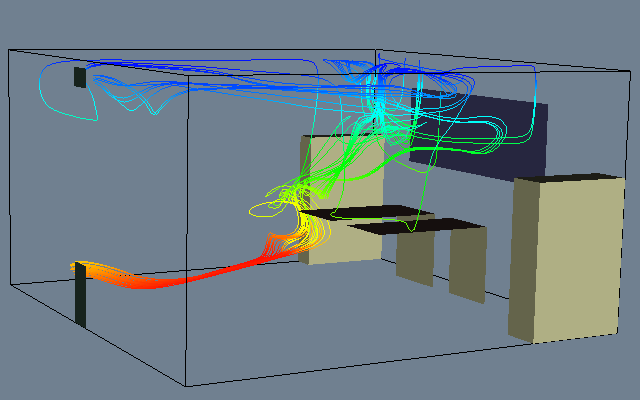

Write the Python code that produced this figure.
#!/usr/bin/env python

# Visualize office airflow using streamlines seeded near the bookshelf.

import os
from pathlib import Path

# Factory overrides: importing these modules registers the OpenGL rendering
# and interaction style implementations for vtkRenderingCore factory classes.
import vtkmodules.vtkInteractionStyle  # noqa: F401
import vtkmodules.vtkRenderingOpenGL2  # noqa: F401

# VTK pipeline classes used in this example
from vtkmodules.vtkFiltersCore import vtkStructuredGridOutlineFilter
from vtkmodules.vtkFiltersFlowPaths import vtkStreamTracer
from vtkmodules.vtkFiltersGeometry import vtkStructuredGridGeometryFilter
from vtkmodules.vtkFiltersSources import vtkPointSource
from vtkmodules.vtkIOLegacy import vtkDataSetReader
from vtkmodules.vtkRenderingCore import (
    vtkActor,
    vtkCamera,
    vtkPolyDataMapper,
    vtkRenderWindow,
    vtkRenderWindowInteractor,
    vtkRenderer,
)

# Colors (normalized RGB)
slate_gray = (0.439, 0.502, 0.565)
table_top = (0.59, 0.427, 0.392)
filing_cabinet = (0.8, 0.8, 0.6)
book_shelf = (0.8, 0.8, 0.6)
window_color = (0.3, 0.3, 0.5)
lamp_black = (0.180, 0.282, 0.231)
black = (0.0, 0.0, 0.0)

# Data directory
data_dir = Path(os.environ.get("VPE_DATA_DIR", Path(__file__).parent))

# Reader: load office CFD structured grid
reader = vtkDataSetReader()
reader.SetFileName(str(data_dir / "office.binary.vtk"))

sg = reader.GetStructuredGridOutput()

# Furniture geometry: 19 surface pieces

furn_geom_0 = vtkStructuredGridGeometryFilter()
furn_geom_0.SetInputData(sg)
furn_geom_0.SetExtent(11, 15, 7, 9, 8, 8)

furn_mapper_0 = vtkPolyDataMapper()
furn_mapper_0.SetInputConnection(furn_geom_0.GetOutputPort())
furn_mapper_0.ScalarVisibilityOff()

furn_actor_0 = vtkActor()
furn_actor_0.SetMapper(furn_mapper_0)
furn_actor_0.GetProperty().SetColor(table_top)

furn_geom_1 = vtkStructuredGridGeometryFilter()
furn_geom_1.SetInputData(sg)
furn_geom_1.SetExtent(11, 15, 10, 12, 8, 8)

furn_mapper_1 = vtkPolyDataMapper()
furn_mapper_1.SetInputConnection(furn_geom_1.GetOutputPort())
furn_mapper_1.ScalarVisibilityOff()

furn_actor_1 = vtkActor()
furn_actor_1.SetMapper(furn_mapper_1)
furn_actor_1.GetProperty().SetColor(table_top)

furn_geom_2 = vtkStructuredGridGeometryFilter()
furn_geom_2.SetInputData(sg)
furn_geom_2.SetExtent(15, 15, 7, 9, 0, 8)

furn_mapper_2 = vtkPolyDataMapper()
furn_mapper_2.SetInputConnection(furn_geom_2.GetOutputPort())
furn_mapper_2.ScalarVisibilityOff()

furn_actor_2 = vtkActor()
furn_actor_2.SetMapper(furn_mapper_2)
furn_actor_2.GetProperty().SetColor(filing_cabinet)

furn_geom_3 = vtkStructuredGridGeometryFilter()
furn_geom_3.SetInputData(sg)
furn_geom_3.SetExtent(15, 15, 10, 12, 0, 8)

furn_mapper_3 = vtkPolyDataMapper()
furn_mapper_3.SetInputConnection(furn_geom_3.GetOutputPort())
furn_mapper_3.ScalarVisibilityOff()

furn_actor_3 = vtkActor()
furn_actor_3.SetMapper(furn_mapper_3)
furn_actor_3.GetProperty().SetColor(filing_cabinet)

furn_geom_4 = vtkStructuredGridGeometryFilter()
furn_geom_4.SetInputData(sg)
furn_geom_4.SetExtent(13, 13, 0, 4, 0, 11)

furn_mapper_4 = vtkPolyDataMapper()
furn_mapper_4.SetInputConnection(furn_geom_4.GetOutputPort())
furn_mapper_4.ScalarVisibilityOff()

furn_actor_4 = vtkActor()
furn_actor_4.SetMapper(furn_mapper_4)
furn_actor_4.GetProperty().SetColor(book_shelf)

furn_geom_5 = vtkStructuredGridGeometryFilter()
furn_geom_5.SetInputData(sg)
furn_geom_5.SetExtent(20, 20, 0, 4, 0, 11)

furn_mapper_5 = vtkPolyDataMapper()
furn_mapper_5.SetInputConnection(furn_geom_5.GetOutputPort())
furn_mapper_5.ScalarVisibilityOff()

furn_actor_5 = vtkActor()
furn_actor_5.SetMapper(furn_mapper_5)
furn_actor_5.GetProperty().SetColor(book_shelf)

furn_geom_6 = vtkStructuredGridGeometryFilter()
furn_geom_6.SetInputData(sg)
furn_geom_6.SetExtent(13, 20, 0, 0, 0, 11)

furn_mapper_6 = vtkPolyDataMapper()
furn_mapper_6.SetInputConnection(furn_geom_6.GetOutputPort())
furn_mapper_6.ScalarVisibilityOff()

furn_actor_6 = vtkActor()
furn_actor_6.SetMapper(furn_mapper_6)
furn_actor_6.GetProperty().SetColor(book_shelf)

furn_geom_7 = vtkStructuredGridGeometryFilter()
furn_geom_7.SetInputData(sg)
furn_geom_7.SetExtent(13, 20, 4, 4, 0, 11)

furn_mapper_7 = vtkPolyDataMapper()
furn_mapper_7.SetInputConnection(furn_geom_7.GetOutputPort())
furn_mapper_7.ScalarVisibilityOff()

furn_actor_7 = vtkActor()
furn_actor_7.SetMapper(furn_mapper_7)
furn_actor_7.GetProperty().SetColor(book_shelf)

furn_geom_8 = vtkStructuredGridGeometryFilter()
furn_geom_8.SetInputData(sg)
furn_geom_8.SetExtent(13, 20, 0, 4, 0, 0)

furn_mapper_8 = vtkPolyDataMapper()
furn_mapper_8.SetInputConnection(furn_geom_8.GetOutputPort())
furn_mapper_8.ScalarVisibilityOff()

furn_actor_8 = vtkActor()
furn_actor_8.SetMapper(furn_mapper_8)
furn_actor_8.GetProperty().SetColor(book_shelf)

furn_geom_9 = vtkStructuredGridGeometryFilter()
furn_geom_9.SetInputData(sg)
furn_geom_9.SetExtent(13, 20, 0, 4, 11, 11)

furn_mapper_9 = vtkPolyDataMapper()
furn_mapper_9.SetInputConnection(furn_geom_9.GetOutputPort())
furn_mapper_9.ScalarVisibilityOff()

furn_actor_9 = vtkActor()
furn_actor_9.SetMapper(furn_mapper_9)
furn_actor_9.GetProperty().SetColor(book_shelf)

furn_geom_10 = vtkStructuredGridGeometryFilter()
furn_geom_10.SetInputData(sg)
furn_geom_10.SetExtent(13, 13, 15, 19, 0, 11)

furn_mapper_10 = vtkPolyDataMapper()
furn_mapper_10.SetInputConnection(furn_geom_10.GetOutputPort())
furn_mapper_10.ScalarVisibilityOff()

furn_actor_10 = vtkActor()
furn_actor_10.SetMapper(furn_mapper_10)
furn_actor_10.GetProperty().SetColor(book_shelf)

furn_geom_11 = vtkStructuredGridGeometryFilter()
furn_geom_11.SetInputData(sg)
furn_geom_11.SetExtent(20, 20, 15, 19, 0, 11)

furn_mapper_11 = vtkPolyDataMapper()
furn_mapper_11.SetInputConnection(furn_geom_11.GetOutputPort())
furn_mapper_11.ScalarVisibilityOff()

furn_actor_11 = vtkActor()
furn_actor_11.SetMapper(furn_mapper_11)
furn_actor_11.GetProperty().SetColor(book_shelf)

furn_geom_12 = vtkStructuredGridGeometryFilter()
furn_geom_12.SetInputData(sg)
furn_geom_12.SetExtent(13, 20, 15, 15, 0, 11)

furn_mapper_12 = vtkPolyDataMapper()
furn_mapper_12.SetInputConnection(furn_geom_12.GetOutputPort())
furn_mapper_12.ScalarVisibilityOff()

furn_actor_12 = vtkActor()
furn_actor_12.SetMapper(furn_mapper_12)
furn_actor_12.GetProperty().SetColor(book_shelf)

furn_geom_13 = vtkStructuredGridGeometryFilter()
furn_geom_13.SetInputData(sg)
furn_geom_13.SetExtent(13, 20, 19, 19, 0, 11)

furn_mapper_13 = vtkPolyDataMapper()
furn_mapper_13.SetInputConnection(furn_geom_13.GetOutputPort())
furn_mapper_13.ScalarVisibilityOff()

furn_actor_13 = vtkActor()
furn_actor_13.SetMapper(furn_mapper_13)
furn_actor_13.GetProperty().SetColor(book_shelf)

furn_geom_14 = vtkStructuredGridGeometryFilter()
furn_geom_14.SetInputData(sg)
furn_geom_14.SetExtent(13, 20, 15, 19, 0, 0)

furn_mapper_14 = vtkPolyDataMapper()
furn_mapper_14.SetInputConnection(furn_geom_14.GetOutputPort())
furn_mapper_14.ScalarVisibilityOff()

furn_actor_14 = vtkActor()
furn_actor_14.SetMapper(furn_mapper_14)
furn_actor_14.GetProperty().SetColor(book_shelf)

furn_geom_15 = vtkStructuredGridGeometryFilter()
furn_geom_15.SetInputData(sg)
furn_geom_15.SetExtent(13, 20, 15, 19, 11, 11)

furn_mapper_15 = vtkPolyDataMapper()
furn_mapper_15.SetInputConnection(furn_geom_15.GetOutputPort())
furn_mapper_15.ScalarVisibilityOff()

furn_actor_15 = vtkActor()
furn_actor_15.SetMapper(furn_mapper_15)
furn_actor_15.GetProperty().SetColor(book_shelf)

furn_geom_16 = vtkStructuredGridGeometryFilter()
furn_geom_16.SetInputData(sg)
furn_geom_16.SetExtent(20, 20, 6, 13, 10, 13)

furn_mapper_16 = vtkPolyDataMapper()
furn_mapper_16.SetInputConnection(furn_geom_16.GetOutputPort())
furn_mapper_16.ScalarVisibilityOff()

furn_actor_16 = vtkActor()
furn_actor_16.SetMapper(furn_mapper_16)
furn_actor_16.GetProperty().SetColor(window_color)

furn_geom_17 = vtkStructuredGridGeometryFilter()
furn_geom_17.SetInputData(sg)
furn_geom_17.SetExtent(0, 0, 9, 10, 14, 16)

furn_mapper_17 = vtkPolyDataMapper()
furn_mapper_17.SetInputConnection(furn_geom_17.GetOutputPort())
furn_mapper_17.ScalarVisibilityOff()

furn_actor_17 = vtkActor()
furn_actor_17.SetMapper(furn_mapper_17)
furn_actor_17.GetProperty().SetColor(lamp_black)

furn_geom_18 = vtkStructuredGridGeometryFilter()
furn_geom_18.SetInputData(sg)
furn_geom_18.SetExtent(0, 0, 9, 10, 0, 6)

furn_mapper_18 = vtkPolyDataMapper()
furn_mapper_18.SetInputConnection(furn_geom_18.GetOutputPort())
furn_mapper_18.ScalarVisibilityOff()

furn_actor_18 = vtkActor()
furn_actor_18.SetMapper(furn_mapper_18)
furn_actor_18.GetProperty().SetColor(lamp_black)

# Filter: outline around the data
outline = vtkStructuredGridOutlineFilter()
outline.SetInputData(sg)

outline_mapper = vtkPolyDataMapper()
outline_mapper.SetInputConnection(outline.GetOutputPort())

outline_actor = vtkActor()
outline_actor.SetMapper(outline_mapper)
outline_actor.GetProperty().SetColor(black)

# Source: seed points for streamlines near the bookshelf (center 3)
seeds = vtkPointSource()
seeds.SetRadius(0.075)
seeds.SetCenter(0.08, 2.7, 0.5)
seeds.SetNumberOfPoints(25)

# Filter: trace streamlines through the flow field
streamers = vtkStreamTracer()
streamers.SetInputConnection(reader.GetOutputPort())
streamers.SetSourceConnection(seeds.GetOutputPort())
streamers.SetMaximumPropagation(500)
streamers.SetMinimumIntegrationStep(0.1)
streamers.SetMaximumIntegrationStep(1.0)
streamers.SetInitialIntegrationStep(0.2)
streamers.SetIntegratorType(2)
streamers.Update()

# Mapper: color streamlines by scalar
stream_mapper = vtkPolyDataMapper()
stream_mapper.SetInputConnection(streamers.GetOutputPort())
stream_mapper.SetScalarRange(reader.GetOutput().GetPointData().GetScalars().GetRange())

stream_actor = vtkActor()
stream_actor.SetMapper(stream_mapper)

# Renderer: assemble the scene
renderer = vtkRenderer()
renderer.AddActor(furn_actor_0)
renderer.AddActor(furn_actor_1)
renderer.AddActor(furn_actor_2)
renderer.AddActor(furn_actor_3)
renderer.AddActor(furn_actor_4)
renderer.AddActor(furn_actor_5)
renderer.AddActor(furn_actor_6)
renderer.AddActor(furn_actor_7)
renderer.AddActor(furn_actor_8)
renderer.AddActor(furn_actor_9)
renderer.AddActor(furn_actor_10)
renderer.AddActor(furn_actor_11)
renderer.AddActor(furn_actor_12)
renderer.AddActor(furn_actor_13)
renderer.AddActor(furn_actor_14)
renderer.AddActor(furn_actor_15)
renderer.AddActor(furn_actor_16)
renderer.AddActor(furn_actor_17)
renderer.AddActor(furn_actor_18)
renderer.AddActor(outline_actor)
renderer.AddActor(stream_actor)
renderer.SetBackground(slate_gray)

# Window: display the rendered scene
render_window = vtkRenderWindow()
render_window.AddRenderer(renderer)
render_window.SetWindowName("office")
render_window.SetMultiSamples(0)
render_window.SetSize(640, 400)

# Scene: configure camera
camera = vtkCamera()
camera.SetClippingRange(0.726079, 36.3039)
camera.SetFocalPoint(2.43584, 2.15046, 1.11104)
camera.SetPosition(-4.76183, -10.4426, 3.17203)
camera.ComputeViewPlaneNormal()
camera.SetViewUp(0.0511273, 0.132773, 0.989827)
camera.SetViewAngle(18.604)
camera.Zoom(1.2)
renderer.SetActiveCamera(camera)

# Interactor: handle mouse and keyboard events
render_window_interactor = vtkRenderWindowInteractor()
render_window_interactor.SetRenderWindow(render_window)

# Launch the interactive visualization
render_window_interactor.Initialize()
render_window_interactor.Start()
